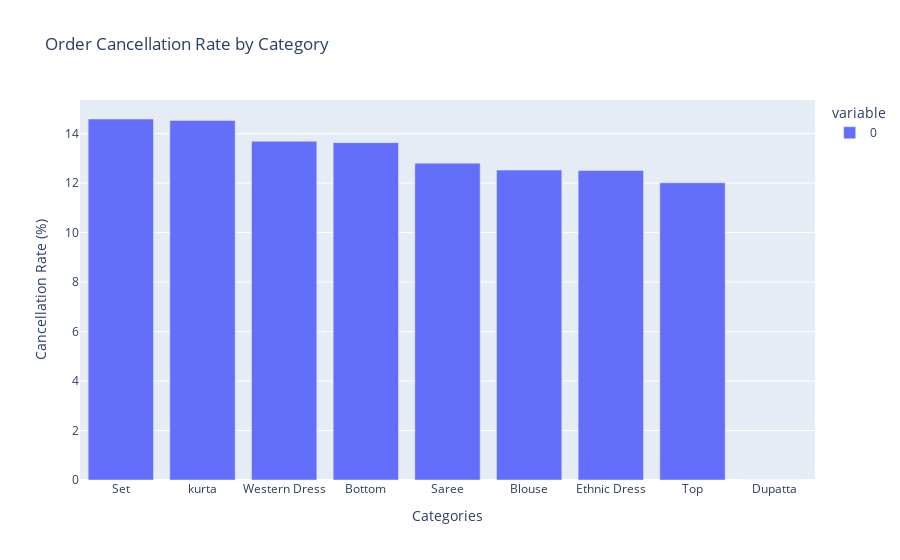

The notebook cell saved with this chart:
### Code cell
px.bar(data_frame=cancellation_rate , title='Order Cancellation Rate by Category' , labels={'category':'Categories', 'value':'Cancellation Rate (%)' } )

### Figure 1 — Plotly figure (JSON) as saved in the notebook; plotly's stock layout.template omitted (floating-point values rounded to 4 significant figures)
{"data": [{"alignmentgroup": "True", "hovertemplate": "variable=0<br>Categories=%{x}<br>Cancellation Rate (%)=%{y}<extra></extra>", "legendgroup": "0", "marker": {"color": "#636efa", "pattern": {"shape": ""}}, "name": "0", "offsetgroup": "0", "orientation": "v", "showlegend": true, "textposition": "auto", "type": "bar", "x": ["Set", "kurta", "Western Dress", "Bottom", "Saree", "Blouse", "Ethnic Dress", "Top", "Dupatta"], "xaxis": "x", "y": [14.59, 14.54, 13.69, 13.64, 12.8, 12.53, 12.51, 12.02, 0], "yaxis": "y"}], "layout": {"barmode": "relative", "legend": {"title": {"text": "variable"}, "tracegroupgap": 0}, "title": {"text": "Order Cancellation Rate by Category"}, "xaxis": {"anchor": "y", "domain": [0, 1], "title": {"text": "Categories"}}, "yaxis": {"anchor": "x", "domain": [0, 1], "title": {"text": "Cancellation Rate (%)"}}}}
